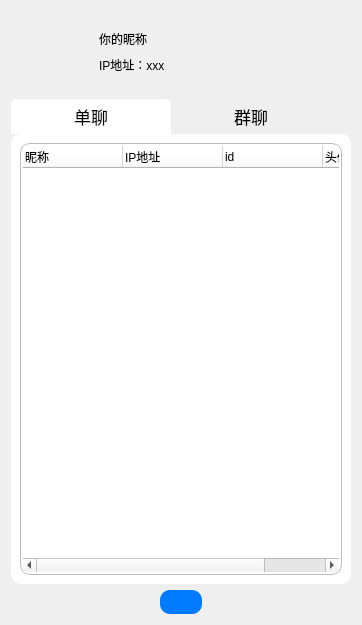
<?xml version="1.0" encoding="UTF-8"?>
<ui version="4.0">
 <class>MainWindow</class>
 <widget class="QWidget" name="MainWindow">
  <property name="geometry">
   <rect>
    <x>0</x>
    <y>0</y>
    <width>362</width>
    <height>625</height>
   </rect>
  </property>
  <property name="windowTitle">
   <string>Form</string>
  </property>
  <property name="styleSheet">
   <string notr="true"/>
  </property>
  <layout class="QVBoxLayout" name="verticalLayout_2">
   <item>
    <widget class="QWidget" name="top" native="true">
     <property name="styleSheet">
      <string notr="true"/>
     </property>
     <layout class="QHBoxLayout" name="horizontalLayout">
      <item>
       <widget class="QToolButton" name="avatar">
        <property name="minimumSize">
         <size>
          <width>64</width>
          <height>64</height>
         </size>
        </property>
        <property name="maximumSize">
         <size>
          <width>64</width>
          <height>64</height>
         </size>
        </property>
        <property name="toolTip">
         <string>更换头像</string>
        </property>
        <property name="statusTip">
         <string/>
        </property>
        <property name="styleSheet">
         <string notr="true">        QToolButton {
            border: none;
        }
        
        QToolButton:hover {
            border: 2px solid rgb(239, 239, 239);
            border-radius:10px;
        }
        
</string>
        </property>
        <property name="text">
         <string/>
        </property>
        <property name="icon">
         <iconset resource="res.qrc">
          <normaloff>:/res/avatar0.png</normaloff>:/res/avatar0.png</iconset>
        </property>
        <property name="iconSize">
         <size>
          <width>64</width>
          <height>64</height>
         </size>
        </property>
        <property name="toolButtonStyle">
         <enum>Qt::ToolButtonIconOnly</enum>
        </property>
       </widget>
      </item>
      <item>
       <widget class="QWidget" name="info" native="true">
        <layout class="QVBoxLayout" name="verticalLayout">
         <item>
          <widget class="QLabel" name="nickname">
           <property name="styleSheet">
            <string notr="true">font: 57 15pt &quot;Ubuntu&quot;;
</string>
           </property>
           <property name="text">
            <string>你的昵称</string>
           </property>
          </widget>
         </item>
         <item>
          <widget class="QLabel" name="ipAddress">
           <property name="text">
            <string>IP地址：xxx</string>
           </property>
          </widget>
         </item>
        </layout>
       </widget>
      </item>
     </layout>
    </widget>
   </item>
   <item>
    <widget class="QTabWidget" name="tabWidget">
     <property name="styleSheet">
      <string notr="true">
QTabWidget::tab-bar { 
	alignment: center; 
} 

#tab_1.QWidget{
	background-color: white;
}
 

#tab_2.QWidget{
	background-color: white;
}
 
QTabBar::tab{

	font-size:13pt;
	color:black;   
	border-top-left-radius: 5px;    
	border-top-right-radius: 5px;   
	 min-width: 150px; max-width: 300px;
	padding: 5px;
  height:25px;
}
 
QTabBar::tab:selected{
    background-color: white;

}

QTabBar::tab:hover:!selected {
    background-color: white;

}

QTabWidget::pane {
	background-color: white;
border-radius: 10px;

}



QTabWidget::tab-bar {
    alignment: center;
}</string>
     </property>
     <property name="currentIndex">
      <number>0</number>
     </property>
     <property name="iconSize">
      <size>
       <width>40</width>
       <height>30</height>
      </size>
     </property>
     <widget class="QWidget" name="person">
      <attribute name="title">
       <string>单聊</string>
      </attribute>
      <layout class="QVBoxLayout" name="verticalLayout_3">
       <item>
        <widget class="QTreeWidget" name="personList">
         <property name="enabled">
          <bool>true</bool>
         </property>
         <property name="styleSheet">
          <string notr="true">QHeaderView::section {
    background-color:white;
}
QTreeWidget {
    border-radius: 10px;
    border: 1px solid  rgb(186, 189, 182); 
     padding: 2px;

}

</string>
         </property>
         <column>
          <property name="text">
           <string>昵称</string>
          </property>
         </column>
         <column>
          <property name="text">
           <string>IP地址</string>
          </property>
         </column>
         <column>
          <property name="text">
           <string>id</string>
          </property>
         </column>
         <column>
          <property name="text">
           <string>头像id</string>
          </property>
         </column>
        </widget>
       </item>
      </layout>
     </widget>
     <widget class="QWidget" name="group">
      <attribute name="title">
       <string>群聊</string>
      </attribute>
      <layout class="QVBoxLayout" name="verticalLayout_4">
       <item>
        <widget class="QTreeWidget" name="groupList">
         <property name="styleSheet">
          <string notr="true">QHeaderView::section {
    background-color:white;
}
QTreeWidget {
    border-radius: 10px;
    border: 1px solid  rgb(186, 189, 182); 
     padding: 2px;

}
</string>
         </property>
         <column>
          <property name="text">
           <string>群聊名称</string>
          </property>
         </column>
         <column>
          <property name="text">
           <string>人数</string>
          </property>
         </column>
         <column>
          <property name="text">
           <string>IP地址</string>
          </property>
         </column>
         <column>
          <property name="text">
           <string>id</string>
          </property>
         </column>
        </widget>
       </item>
      </layout>
     </widget>
    </widget>
   </item>
   <item>
    <layout class="QHBoxLayout" name="horizontalLayout_2">
     <item>
      <spacer name="horizontalSpacer">
       <property name="orientation">
        <enum>Qt::Horizontal</enum>
       </property>
       <property name="sizeHint" stdset="0">
        <size>
         <width>40</width>
         <height>20</height>
        </size>
       </property>
      </spacer>
     </item>
     <item>
      <widget class="QPushButton" name="add">
       <property name="toolTip">
        <string>添加好友/群</string>
       </property>
       <property name="styleSheet">
        <string notr="true">
QPushButton {
               background-color:#007BFF;
               color: white;
               padding: 5px;
               border: none;
               border-radius: 10px;
 }

QPushButton:hover {
              background-color:  #9cd3fa;
}</string>
       </property>
       <property name="text">
        <string/>
       </property>
       <property name="icon">
        <iconset resource="res.qrc">
         <normaloff>:/res/add.png</normaloff>:/res/add.png</iconset>
       </property>
       <property name="iconSize">
        <size>
         <width>40</width>
         <height>25</height>
        </size>
       </property>
      </widget>
     </item>
     <item>
      <spacer name="horizontalSpacer_2">
       <property name="orientation">
        <enum>Qt::Horizontal</enum>
       </property>
       <property name="sizeHint" stdset="0">
        <size>
         <width>40</width>
         <height>20</height>
        </size>
       </property>
      </spacer>
     </item>
    </layout>
   </item>
  </layout>
 </widget>
 <resources>
  <include location="res.qrc"/>
 </resources>
 <connections/>
</ui>
